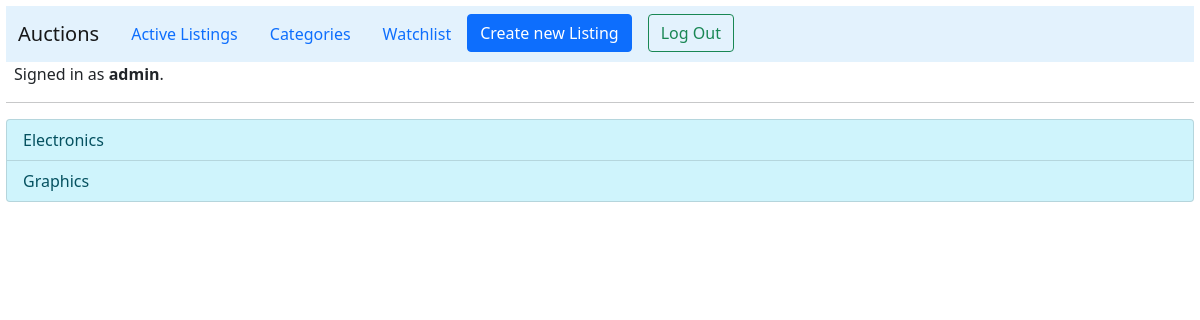
The page /categories (signed in) on the database its author committed.
### auctions/models.py (models this page shows, shortened)
class User(AbstractUser):
    watchlist = models.ManyToManyField(
        'ListingItem', related_name="users_on_watchlist", blank=True)

class Category(models.Model):
    name = models.CharField(max_length=20, unique=True, primary_key=True)
    def __str__(self):
        return self.name

### auctions/views.py (the view)
# urls.py: path('categories', views.categories, name="categories"),
def categories(request):
    categories = Category.objects.all()
    return render(request, "auctions/categories.html", {
        "categories": categories
    })

### auctions/templates/auctions/categories.html
{% extends 'auctions/layout.html' %} {% block body %}
<div class="list-group">
	{% for c in categories %}
	<a
		href="{% url 'category' c %}"
		class="list-group-item list-group-item-info list-group-item-action"
		>{{c}}</a
	>
	{% endfor %}
</div>
{% endblock %}

### auctions/templates/auctions/layout.html (shortened to what this page needs)
{% load static %}
<!DOCTYPE html>
<html lang="en">
	<head>
		<link
			href="https://cdn.jsdelivr.net/npm/bootstrap@5.0.0-beta2/dist/css/bootstrap.min.css"
			rel="stylesheet"
		/>
		<link href="{% static 'auctions/styles.css' %}" rel="stylesheet" />
	</head>
	<body>
		<nav
			class="navbar navbar-expand-lg navbar-light"
			style="background-color: #e3f2fd"
		>
			<div class="container-fluid">
				<span class="navbar-brand">Auctions</span>
				<div
					class="collapse navbar-collapse"
					id="navbarSupportedContent"
				>
					<ul class="nav">
						<li class="nav-item">
							<a class="nav-link" href="{% url 'index' %}"
								>Active Listings</a
							>
						</li>
						<li class="nav-item">
							<a class="nav-link" href="{% url 'categories' %}"
								>Categories</a
							>
						</li>
						{% if user.is_authenticated %}
						<li class="nav-item">
							<a class="nav-link" href="{% url 'watchlist' %}"
								>Watchlist</a
							>
						</li>
						<li class="nav-item me-3">
							<a class="btn btn-primary" href="{% url 'new_listing' %}"
								>Create new Listing</a
							>
						</li>
						<li class="nav-item">
							<a
								class="btn btn-outline-success"
								href="{% url 'logout' %}"
								>Log Out</a
							>
						</li>
						{% endif %}
					</ul>
				</div>
			</div>
		</nav>
		<div class="ms-2">
			{% if user.is_authenticated %} Signed in as
			<strong>{{ user.username }}</strong>. {% else %} Not signed in.
			{%endif %}
		</div>
		<hr />
		{% block body %} {% endblock %}
	</body>
</html>

### auctions/static/auctions/styles.css (style rules this page uses)
body { padding: 6px; }

### rows shown on the page
User: username "admin"
Category: name "Electronics"
Category: name "Graphics"
